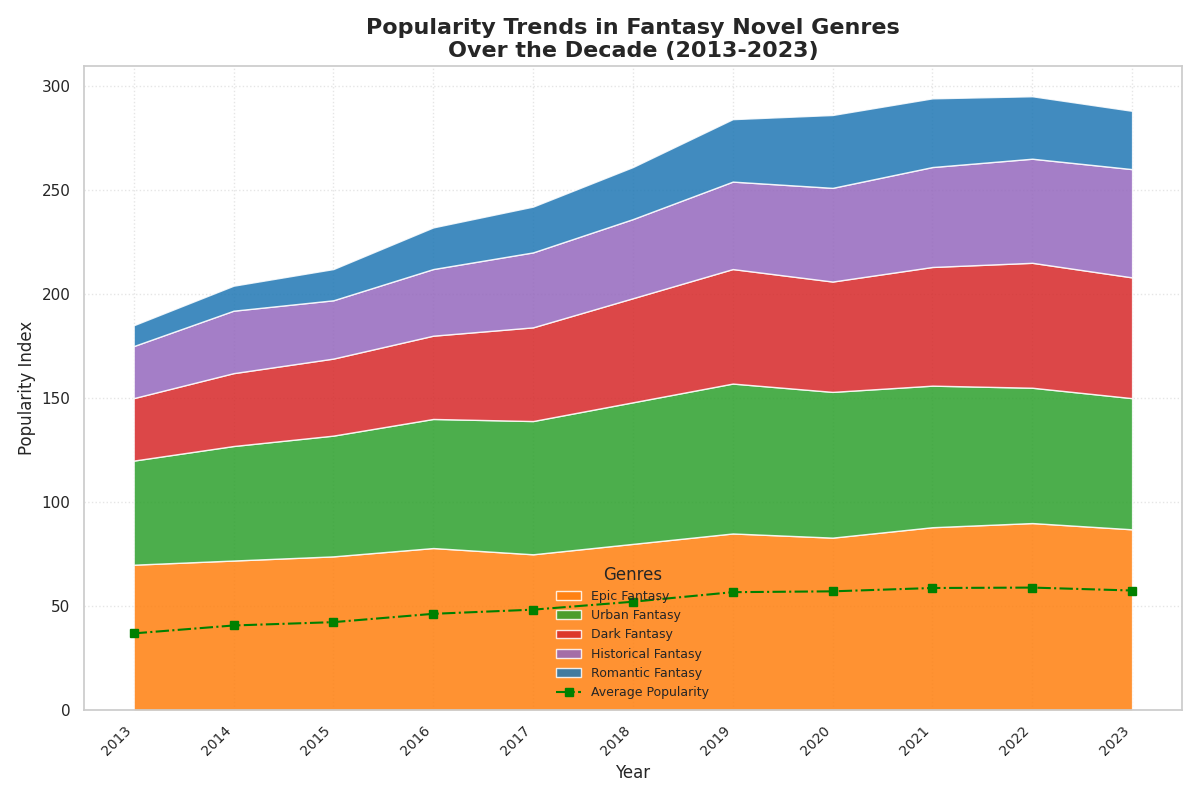

This figure's Python source:
import matplotlib.pyplot as plt
import numpy as np

# Data setup
years = np.arange(2013, 2024)
epic_fantasy = np.array([70, 72, 74, 78, 75, 80, 85, 83, 88, 90, 87])
urban_fantasy = np.array([50, 55, 58, 62, 64, 68, 72, 70, 68, 65, 63])
dark_fantasy = np.array([30, 35, 37, 40, 45, 50, 55, 53, 57, 60, 58])
historical_fantasy = np.array([25, 30, 28, 32, 36, 38, 42, 45, 48, 50, 52])
romantic_fantasy = np.array([10, 12, 15, 20, 22, 25, 30, 35, 33, 30, 28])

# Calculate average popularity
average_popularity = (epic_fantasy + urban_fantasy + dark_fantasy + historical_fantasy + romantic_fantasy) / 5

# Plot creation
fig, ax = plt.subplots(figsize=(12, 8))

# Stacked area chart with stylistic changes
ax.stackplot(years, epic_fantasy, urban_fantasy, dark_fantasy, historical_fantasy, romantic_fantasy,
             labels=['Epic Fantasy', 'Urban Fantasy', 'Dark Fantasy', 'Historical Fantasy', 'Romantic Fantasy'],
             colors=['#ff7f0e', '#2ca02c', '#d62728', '#9467bd', '#1f77b4'],  # shuffled colors
             alpha=0.85)

# Changing line properties for average popularity
ax.plot(years, average_popularity, color='green', linewidth=1.5, linestyle='-.', marker='s', label='Average Popularity')

# Updated chart elements
ax.set_title('Popularity Trends in Fantasy Novel Genres\nOver the Decade (2013-2023)', fontsize=16, weight='bold')
ax.set_xlabel('Year', fontsize=12)
ax.set_ylabel('Popularity Index', fontsize=12)
ax.set_xticks(years)
ax.set_xticklabels(years, rotation=45, ha='right', fontsize=10)

# Modifying legend properties
ax.legend(loc='lower center', title='Genres', frameon=False, fontsize=9)

# Grid styling
ax.grid(True, axis='both', linestyle=':', alpha=0.5)

# Enhancing layout
plt.tight_layout()

# Display the plot
plt.show()
